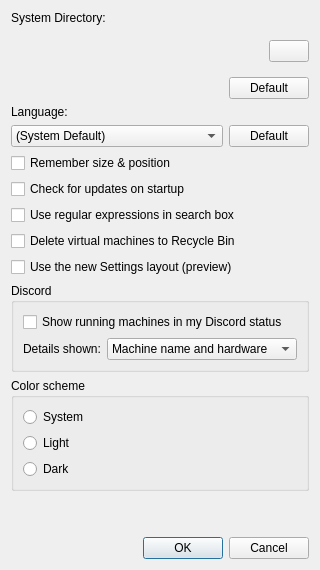
<?xml version="1.0" encoding="UTF-8"?>
<ui version="4.0">
 <class>VMManagerPreferences</class>
 <widget class="QDialog" name="VMManagerPreferences">
  <property name="geometry">
   <rect>
    <x>0</x>
    <y>0</y>
    <width>400</width>
    <height>475</height>
   </rect>
  </property>
  <property name="windowTitle">
   <string>Preferences</string>
  </property>
  <layout class="QVBoxLayout" name="verticalLayout">
   <property name="sizeConstraint">
     <enum>QLayout::SetFixedSize</enum>
   </property>
   <item>
    <widget class="QLabel" name="labelSystemDir">
     <property name="text">
      <string>System Directory:</string>
     </property>
    </widget>
   </item>
   <item>
    <widget class="QWidget" name="widget" native="true">
     <layout class="QHBoxLayout" name="horizontalLayout">
      <property name="leftMargin">
       <number>0</number>
      </property>
      <property name="rightMargin">
       <number>0</number>
      </property>
      <item>
       <widget class="QLabel" name="systemDirectory">
        <property name="text">
         <string/>
        </property>
       </widget>
      </item>
      <item>
       <widget class="QPushButton" name="dirSelectButton">
        <property name="sizePolicy">
         <sizepolicy hsizetype="Maximum" vsizetype="Fixed">
          <horstretch>0</horstretch>
          <verstretch>0</verstretch>
         </sizepolicy>
        </property>
        <property name="text">
         <string/>
        </property>
       </widget>
      </item>
     </layout>
    </widget>
   </item>
   <item>
    <layout class="QHBoxLayout" name="horizontalLayout_3">
     <property name="leftMargin">
      <number>0</number>
     </property>
     <property name="rightMargin">
      <number>0</number>
     </property>
     <item>
      <spacer name="horizontalSpacer">
       <property name="orientation">
        <enum>Qt::Horizontal</enum>
       </property>
       <property name="sizeHint" stdset="0">
        <size>
         <width>40</width>
         <height>20</height>
        </size>
       </property>
      </spacer>
     </item>
     <item>
      <widget class="QPushButton" name="pushButtonDefaultSystemDir">
       <property name="text">
        <string>Default</string>
       </property>
      </widget>
     </item>
    </layout>
   </item>
   <item>
    <widget class="QLabel" name="labelLanguage">
     <property name="text">
      <string>Language:</string>
     </property>
    </widget>
   </item>
   <item>
    <layout class="QHBoxLayout" name="horizontalLayout_2">
     <item>
      <widget class="QComboBox" name="comboBoxLanguage">
       <property name="sizePolicy">
        <sizepolicy hsizetype="MinimumExpanding" vsizetype="Fixed">
         <horstretch>0</horstretch>
         <verstretch>0</verstretch>
        </sizepolicy>
       </property>
       <property name="maxVisibleItems">
        <number>30</number>
       </property>
       <item>
        <property name="text">
         <string>(System Default)</string>
        </property>
       </item>
      </widget>
     </item>
     <item>
      <widget class="QPushButton" name="pushButtonLanguage">
       <property name="text">
        <string>Default</string>
       </property>
      </widget>
     </item>
    </layout>
   </item>
   <item>
    <widget class="QCheckBox" name="rememberSizePositionCheckBox">
     <property name="text">
      <string>Remember size &amp;&amp; position</string>
     </property>
    </widget>
   </item>
   <item>
    <widget class="QCheckBox" name="updateCheckBox">
     <property name="text">
      <string>Check for updates on startup</string>
     </property>
    </widget>
   </item>
   <item>
    <widget class="QCheckBox" name="regexSearchCheckBox">
     <property name="text">
      <string>Use regular expressions in search box</string>
     </property>
    </widget>
   </item>
   <item>
    <widget class="QCheckBox" name="deleteToTrashCheckBox">
     <property name="text">
      <string>Delete virtual machines to Recycle Bin</string>
     </property>
    </widget>
   </item>
   <item>
    <widget class="QCheckBox" name="settingsLayoutCheckBox">
     <property name="text">
      <string>Use the new Settings layout (preview)</string>
     </property>
    </widget>
   </item>
   <item>
    <widget class="QGroupBox" name="groupBoxDiscord">
     <property name="title">
      <string>Discord</string>
     </property>
     <layout class="QVBoxLayout" name="verticalLayout_3">
      <item>
       <widget class="QCheckBox" name="discordCheckBox">
        <property name="text">
         <string>Show running machines in my Discord status</string>
        </property>
       </widget>
      </item>
      <item>
       <layout class="QHBoxLayout" name="horizontalLayout_4">
        <item>
         <widget class="QLabel" name="labelDiscordPrivacy">
          <property name="text">
           <string>Details shown:</string>
          </property>
          <property name="buddy">
           <cstring>comboBoxDiscordPrivacy</cstring>
          </property>
         </widget>
        </item>
        <item>
         <widget class="QComboBox" name="comboBoxDiscordPrivacy">
          <property name="sizePolicy">
           <sizepolicy hsizetype="Expanding" vsizetype="Fixed">
            <horstretch>0</horstretch>
            <verstretch>0</verstretch>
           </sizepolicy>
          </property>
          <item>
           <property name="text">
            <string>Machine name and hardware</string>
           </property>
          </item>
          <item>
           <property name="text">
            <string>Hardware only</string>
           </property>
          </item>
          <item>
           <property name="text">
            <string>No details</string>
           </property>
          </item>
         </widget>
        </item>
       </layout>
      </item>
     </layout>
    </widget>
   </item>
   <item>
    <widget class="QGroupBox" name="groupBoxColorScheme">
     <property name="title">
      <string>Color scheme</string>
     </property>
     <layout class="QVBoxLayout" name="verticalLayout_2">
      <item>
       <widget class="QRadioButton" name="radioButtonSystem">
        <property name="text">
         <string>System</string>
        </property>
       </widget>
      </item>
      <item>
       <widget class="QRadioButton" name="radioButtonLight">
        <property name="text">
         <string>Light</string>
        </property>
       </widget>
      </item>
      <item>
       <widget class="QRadioButton" name="radioButtonDark">
        <property name="text">
         <string>Dark</string>
        </property>
       </widget>
      </item>
     </layout>
    </widget>
   </item>
   <item>
    <spacer name="verticalSpacer">
     <property name="orientation">
      <enum>Qt::Vertical</enum>
     </property>
     <property name="sizeHint" stdset="0">
      <size>
       <width>20</width>
       <height>40</height>
      </size>
     </property>
    </spacer>
   </item>
   <item>
    <widget class="QDialogButtonBox" name="buttonBox">
     <property name="orientation">
      <enum>Qt::Horizontal</enum>
     </property>
     <property name="standardButtons">
      <set>QDialogButtonBox::Cancel|QDialogButtonBox::Ok</set>
     </property>
    </widget>
   </item>
  </layout>
 </widget>
 <tabstops>
  <tabstop>dirSelectButton</tabstop>
  <tabstop>pushButtonDefaultSystemDir</tabstop>
  <tabstop>comboBoxLanguage</tabstop>
  <tabstop>pushButtonLanguage</tabstop>
  <tabstop>rememberSizePositionCheckBox</tabstop>
  <tabstop>updateCheckBox</tabstop>
  <tabstop>regexSearchCheckBox</tabstop>
  <tabstop>deleteToTrashCheckBox</tabstop>
  <tabstop>radioButtonSystem</tabstop>
  <tabstop>radioButtonLight</tabstop>
  <tabstop>radioButtonDark</tabstop>
 </tabstops>
 <resources/>
 <connections>
  <connection>
   <sender>buttonBox</sender>
   <signal>accepted()</signal>
   <receiver>VMManagerPreferences</receiver>
   <slot>accept()</slot>
   <hints>
    <hint type="sourcelabel">
     <x>248</x>
     <y>254</y>
    </hint>
    <hint type="destinationlabel">
     <x>157</x>
     <y>274</y>
    </hint>
   </hints>
  </connection>
  <connection>
   <sender>buttonBox</sender>
   <signal>rejected()</signal>
   <receiver>VMManagerPreferences</receiver>
   <slot>reject()</slot>
   <hints>
    <hint type="sourcelabel">
     <x>316</x>
     <y>260</y>
    </hint>
    <hint type="destinationlabel">
     <x>286</x>
     <y>274</y>
    </hint>
   </hints>
  </connection>
 </connections>
</ui>
